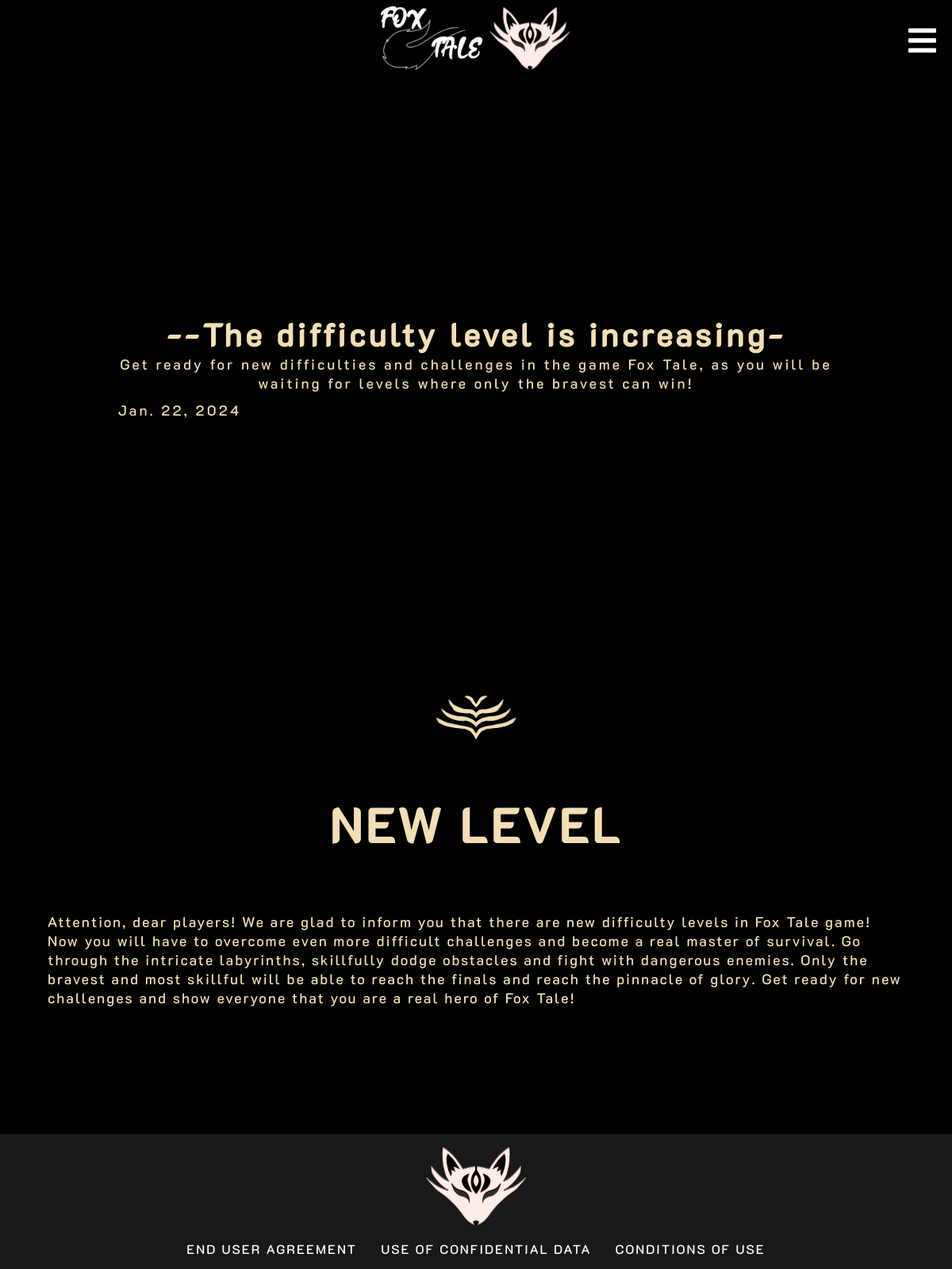
Screenshot of /news/2/ with the database file from the repository.
### news/models.py (models this page shows, shortened)
class NewsContent(models.Model):
    introduction_content = models.TextField(max_length=158)
    title = models.CharField(max_length=150)
    cover = models.ImageField(upload_to='images/')
    author = models.ForeignKey(User, on_delete=models.CASCADE)
    Paragraph_title = models.CharField(max_length=150)
    content = models.TextField()
    date_add = models.DateField()

### news/views.py (the view, shortened to what this page needs)
# urls.py: path('news/<int:pk>/', news_views.NewsDetailView.as_view(), name='detail_new'),
class NewsDetailView(View):
    def get(self, request, pk):
        try:
            newsDetail = NewsContent.objects.get(pk=pk)
        except NewsContent.DoesNotExist:
            return redirect('home')
        return render(request, 'new_detail.html', {'newsDetail': newsDetail})

### news/templates/new_detail.html (shortened to what this page needs)
{% extends "header.html" %}
{% load static %}
{% block content %}
<!DOCTYPE html>
<html lang="en">
<head>
    <link rel="stylesheet" href="{% static 'news/news_detail.css' %}">
</head>
<body>
    <div class="layer">
        <main>
            <section class="introduction_new">
                <div class="introduction_content">
                    <div class="title_detail">
                        <h1>-{{ newsDetail.title }}-</h1>
                        <p>{{ newsDetail.introduction_content }}</p>
                        <div class="bottom_section">
                            <p>{{ newsDetail.date_add }}</p>
                        </div>
                    </div>
                </div>
            </section>
            <div class="lower_container">
                <img src="{% static 'IMG/News_detail/detail_new/lower_gold.png' %}">
            </div>
            <section class="main_content">
                <div class="Paragraph_title">
                    <h2>{{ newsDetail.Paragraph_title }}</h2>
                </div>
                <div class="content">
                    <p>{{ newsDetail.content }}</p>
                </div>
            </section>
        </main>
    </div>
</body>
</html>
{% endblock content %}

### static/header/header_style.css (style rules this page uses)
:root { --index: calc(1vw + 1vh); }
* { padding: 0; margin: 0; text-decoration: none; list-style: none; box-sizing: border-box; user-select: none; }
body { font-family: K2D, sans-serif; }

### static/news/news_detail.css (style rules this page uses)
* { box-sizing: border-box; margin: 0; padding: 0; transition: all .5s; user-select: none; }
:root { --index: calc(1vw + 1vh); }
html, body { font-family: K2D, sans-serif; }
body { margin-top: 100px; }
.layer { width: 100%; height: 100%; background-color: black; transition: opacity 1s; transition-duration: 1s; padding-bottom: 100px; }
.lower_container { width: 100%; display: flex; justify-content: center; margin-bottom: 50px; }
.introduction_new { display: flex; justify-content: center; max-width: 1500px; height: 750px; margin: 0 auto 0 auto; z-index: 1; }
.introduction_content { display: flex; justify-content: space-around; align-items: center; flex-direction: column; margin: 0 3%; grid-column: 2; grid-row: 2; }
.title_detail { display: flex; justify-content: space-around; flex-direction: column; align-items: center; letter-spacing: 3px; color: #F5DEB3; text-shadow: 0 0 2px black; margin: 0 10%; }
.title_detail h1 { font-size: calc(var(--index) * 2); letter-spacing: 4px; text-wrap: nowrap; }
.title_detail p { text-align: center; font-size: calc(var(--index) * .9); font-weight: 500; }
.bottom_section { height: 50px; width: 100%; display: flex; justify-content: space-between; align-items: baseline; margin-top: 10px; font-size: calc(var(--index) * .8); letter-spacing: 3px; color: #F5DEB3; text-shadow: 0 0 2px black; grid-column: 2; grid-row: 3; }
.main_content { display: flex; justify-items: center; flex-direction: column; max-width: 1500px; height: auto; padding: 0 5% 5% 5%; margin: 0 auto 0 auto; }
.main_content p { user-select: text; }
.Paragraph_title { width: 100%; height: 100px; text-align: center; font-size: calc(var(--index) * 2); text-transform: uppercase; letter-spacing: 4px; color: #F5DEB3; text-shadow: 0 0 2px black; }
.content { margin-top: 50px; font-size: calc(var(--index) * .9); letter-spacing: 2px; color: #F5DEB3; }

### rows the page displays
NewsContent: title "-The difficulty level is increasing", introduction_content "Get ready for new difficulties and challenges in the game Fox Tale, as you will be waiting for levels where only the bravest can win!", date_add "Jan. 22, 2024", Paragraph_title "NEW LEVEL", content "Attention, dear players! We are glad to inform you that there are new difficulty levels in Fox Tale game! Now you will have to overcome even more difficult challenges and become a real master of survival. Go through the intricate labyrinths, skillfully dodge obstacles and fight with dangerous enemies. Only the bravest and most skillful will be able to reach the finals and reach the pinnacle of glory. Get ready for new challenges and show everyone that you are a real hero of Fox Tale!"
